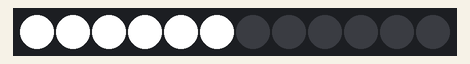
Simulated run of this sketch. Board: ESP32. Parts: 12 RGB LEDs in strip order, left to right.

Above: at 0.1 s.
At 8.5 s:
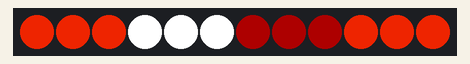
At 11.9 s:
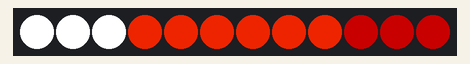
At 16.8 s:
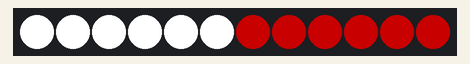
At 25.7 s:
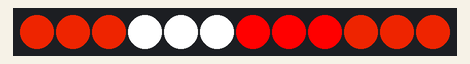
At 36.0 s:
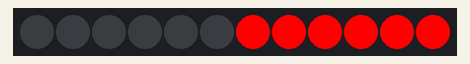

The sketch:

task5_leds.ino
```cpp
#include "Freenove_WS2812_Lib_for_ESP32.h"

#define LEDS_COUNT  12    //Define the count of WS2812
#define LEDS_PIN  	32    //Define the pin number for ESP32
#define CHANNEL	    0     //Define the channels that control WS2812

Freenove_ESP32_WS2812 strip = Freenove_ESP32_WS2812(LEDS_COUNT, LEDS_PIN, CHANNEL, TYPE_GRB);

void setup() {
  strip.begin();		  //Initialize WS2812
  strip.setBrightness(255);//Set the brightness of WS2812
}

void back() {
  strip.setLedColorData(6, 50, 0, 0);
  strip.setLedColorData(7, 50, 0, 0);
  strip.setLedColorData(8, 50, 0, 0);
  strip.setLedColorData(9, 50, 0, 0);
  strip.setLedColorData(10, 50, 0, 0);
  strip.setLedColorData(11, 50, 0, 0);
  strip.show();
}

void brake() {
  strip.setLedColorData(6, 255, 0, 0);
  strip.setLedColorData(7, 255, 0, 0);
  strip.setLedColorData(8, 255, 0, 0);
  strip.setLedColorData(9, 255, 0, 0);
  strip.setLedColorData(10, 255, 0, 0);
  strip.setLedColorData(11, 255, 0, 0);
  strip.show();
}

void front() {
  strip.setLedColorData(0, 255, 255, 255);
  strip.setLedColorData(1, 255, 255, 255);
  strip.setLedColorData(2, 255, 255, 255);
  strip.setLedColorData(3, 255, 255, 255);
  strip.setLedColorData(4, 255, 255, 255);
  strip.setLedColorData(5, 255, 255, 255);
  strip.show();
}

void off_front() {
  strip.setLedColorData(0, 0, 0, 0);
  strip.setLedColorData(1, 0, 0, 0);
  strip.setLedColorData(2, 0, 0, 0);
  strip.setLedColorData(3, 0, 0, 0);
  strip.setLedColorData(4, 0, 0, 0);
  strip.setLedColorData(5, 0, 0, 0);
  strip.show();
}

void off_back() {
  strip.setLedColorData(6, 0, 0, 0);
  strip.setLedColorData(7, 0, 0, 0);
  strip.setLedColorData(8, 0, 0, 0);
  strip.setLedColorData(9, 0, 0, 0);
  strip.setLedColorData(10, 0, 0, 0);
  strip.setLedColorData(11, 0, 0, 0);
  strip.show();
}

void turn_left(bool front, bool back, bool brake) {
  strip.setLedColorData(2, 200, 30, 0);
  strip.setLedColorData(9, 200, 30, 0);
  strip.show();
  delay(100);
  strip.setLedColorData(1, 200, 30, 0);
  strip.setLedColorData(10, 200, 30, 0);
  strip.show();
  delay(100);
  strip.setLedColorData(0, 200, 30, 0);
  strip.setLedColorData(11, 200, 30, 0);
  strip.show();
  delay(500);
  int color1, color2, color3;
  color1 = 0;
  color2 = 0;
  color3 = 0;
  if (front) {
    color1 = 255;
    color2 = 255;
    color3 = 255;
  }
  int color4, color5, color6;
  color4 = 0;
  color5 = 0;
  color6 = 0;
  if (back) {
    color4 = 100;
  }
  if (brake) {
    color4 = 255;
  }
  strip.setLedColorData(2, color1, color2, color3);
  strip.setLedColorData(9, color4, color5, color6);
  strip.show();
  delay(100);
  strip.setLedColorData(1, color1, color2, color3);
  strip.setLedColorData(10, color4, color5, color6);
  strip.show();
  delay(100);
  strip.setLedColorData(0, color1, color2, color3);
  strip.setLedColorData(11, color4, color5, color6);
  strip.show();
}

void turn_right(bool front, bool back, bool brake) {
  strip.setLedColorData(3, 200, 30, 0);
  strip.setLedColorData(8, 200, 30, 0);
  strip.show();
  delay(100);
  strip.setLedColorData(4, 200, 30, 0);
  strip.setLedColorData(7, 200, 30, 0);
  strip.show();
  delay(100);
  strip.setLedColorData(5, 200, 30, 0);
  strip.setLedColorData(6, 200, 30, 0);
  strip.show();
  delay(500);
  int color1, color2, color3;
  color1 = 0;
  color2 = 0;
  color3 = 0;
  if (front) {
    color1 = 255;
    color2 = 255;
    color3 = 255;
  }
  int color4, color5, color6;
  color4 = 0;
  color5 = 0;
  color6 = 0;
  if (back) {
    color4 = 100;
  }
  if (brake) {
    color4 = 255;
  }
  strip.setLedColorData(3, color1, color2, color3);
  strip.setLedColorData(8, color4, color5, color6);
  strip.show();
  delay(100);
  strip.setLedColorData(4, color1, color2, color3);
  strip.setLedColorData(7, color4, color5, color6);
  strip.show();
  delay(100);
  strip.setLedColorData(5, color1, color2, color3);
  strip.setLedColorData(6, color4, color5, color6);
  strip.show();
}

void loop() {
  bool bfront = false;
  bool bback = false;
  bool bbrake = false;
  front();
  bfront = true;
  delay(2000);
  back();
  bback = true;
  delay(2000);
  // my front of car is near batteries, because I'm scared of crashes into the sensors
  for (int i = 0; i < 4; i++) {
    turn_left(bfront, bback, bbrake);
    delay(500);
  }
  delay(2000);
  for (int i = 0; i < 4; i++) {
    turn_right(bfront, bback, bbrake);
    delay(500);
  }
  delay(2000);
  brake();
  bbrake = true;
  delay(2000);
  for (int i = 0; i < 4; i++) {
    turn_left(bfront, bback, bbrake);
    delay(500);
  }
  delay(2000);
  off_front();
  bfront = false;
  delay(2000);
  for (int i = 0; i < 4; i++) {
    turn_right(bfront, bback, bbrake);
    delay(500);
  }
  delay(2000);
  off_back();
  bback = false;
  bbrake = false;
  delay(2000);
}
```

Measured:
- what the display in image 1 shows lasts 0.5 s, from 8.4 s to 8.9 s
- what the display in image 5 shows lasts 2.5 s, from 35.9 s to 38.4 s
